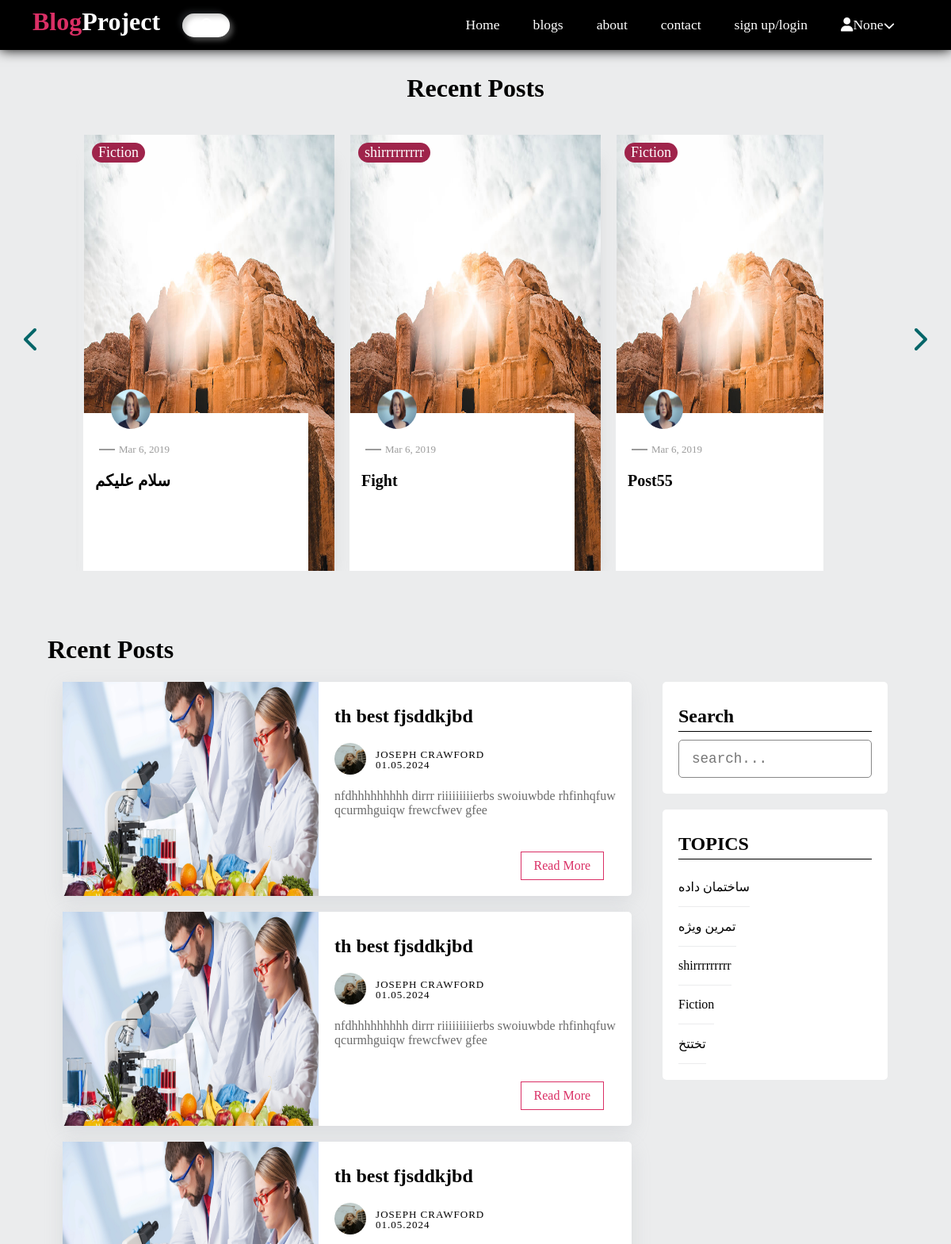
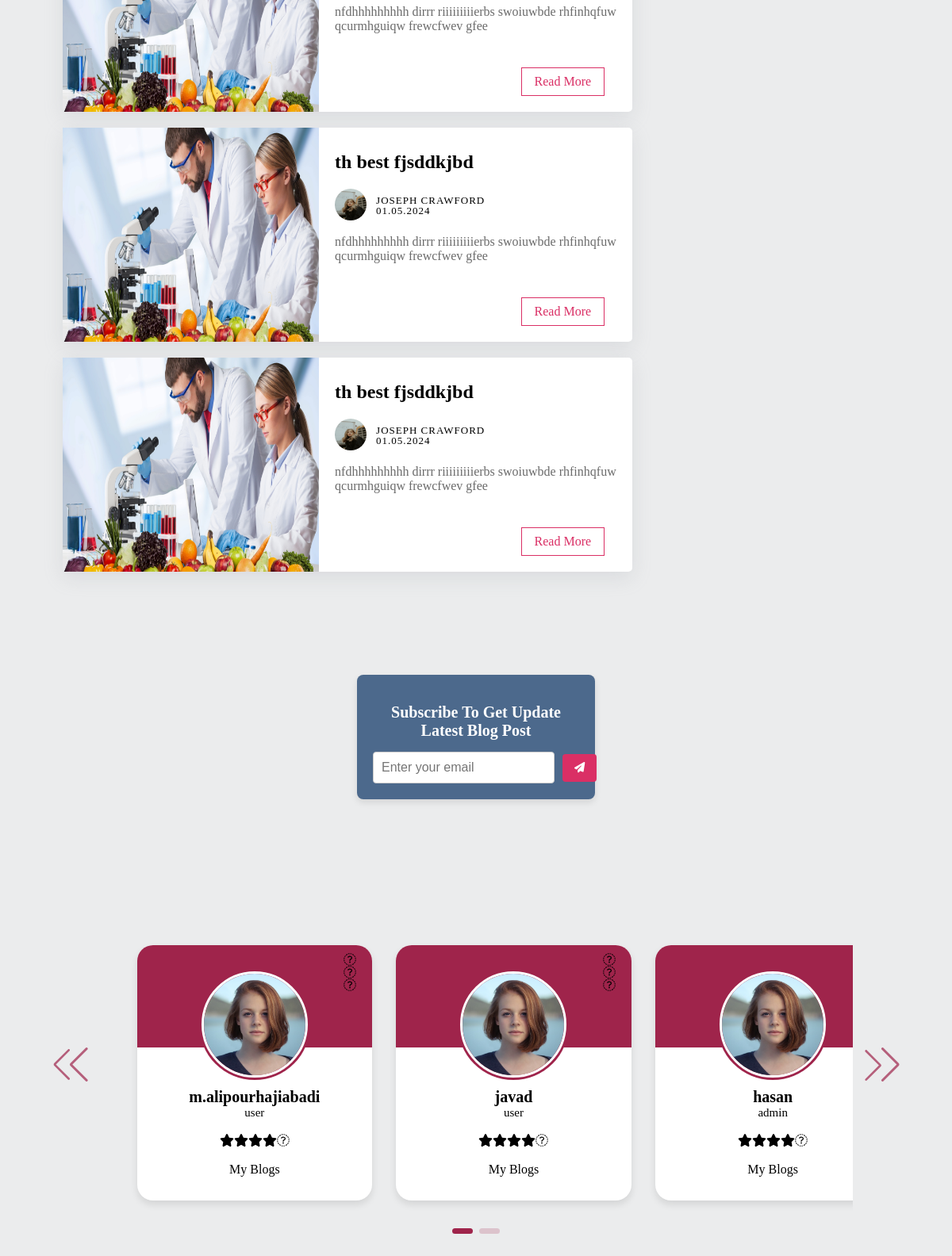
The page /home on the database its author committed (2 pictures, top to bottom).
### app.py (models this page shows, shortened)
class Post(db.Model):
    id = db.Column(db.Integer, primary_key=True)
    title = db.Column(db.String(100), nullable=False)
    body = db.Column(db.Text, nullable=False)
    topic_id = db.Column(db.Integer, db.ForeignKey('topic.id'), nullable=False)
    user_id = db.Column(db.Integer, db.ForeignKey('user.id'), nullable=False)
    published = db.Column(db.Boolean, default=False)

class Topic(db.Model):
    id = db.Column(db.Integer, primary_key=True)
    name = db.Column(db.String(100), unique=True, nullable=False)
    description = db.Column(db.Text, nullable=True)
    state = db.Column(db.String(20), default='active')
    posts = db.relationship('Post', backref='topic', lazy=True)

class User(db.Model):
    id = db.Column(db.Integer, primary_key=True)
    username = db.Column(db.String(100), unique=True, nullable=False)
    email = db.Column(db.String(100), unique=True, nullable=False)
    password = db.Column(db.String(200), nullable=False)
    role = db.Column(db.String(50), nullable=False)

### app.py (the view)
@app.route('/home')
def home():
    posts = Post.query.filter_by(published=True).limit(4).all()
    topics = Topic.query.all()
    users = User.query.all()
    return render_template('home.html', posts=posts, topics=topics, users=users)

### templates/home.html (shortened to what this page needs)
<!DOCTYPE html>
<html lang="en">
<head>
    <link rel="stylesheet" href="https://cdnjs.cloudflare.com/ajax/libs/font-awesome/4.7.0/css/font-awesome.min.css">
    <link rel="stylesheet" href="https://cdn.jsdelivr.net/npm/swiper@11/swiper-bundle.min.css"/>
    <link rel="stylesheet" type="text/css" href="https://cdnjs.cloudflare.com/ajax/libs/slick-carousel/1.8.1/slick.min.css"/>
    <link rel="stylesheet" type="text/css" href="https://cdnjs.cloudflare.com/ajax/libs/slick-carousel/1.8.1/slick-theme.min.css"/>
    <link rel="stylesheet" href="https://unpkg.com/swiper/swiper-bundle.min.css" />
    <link href="{{ url_for('static', filename='css/main.css') }}" rel="stylesheet">
</head>
<body>
  <header>
    <div class="logo">
      <h1 class="logo-text">
        <span>Blog</span>Project
      </h1>
    </div>
    <div class="search-container">
      <input type="text" name="search" placeholder="Search..." class="search-input">
      <a href="#" class="search-btn">
              <i class="fa fa-search"></i>
      </a>
    </div>
    <ul class="nav">
      <li><a href="{{ url_for('home') }}">Home</a></li>
      <li><a href="{{ url_for('blogs') }}">blogs</a></li>
      <li><a href="{{ url_for('about') }}">about</a></li>
      <li><a href="{{ url_for('contact') }}">contact</a></li>
      <li><a href="{{ url_for('login') }}">sign up/login</a></li>
      <li>
        <a href="" style="min-width: 160px;"><i class="fa fa-user"></i>{{ session.get('user_email') }}<i class="fa fa-chevron-down" style="font-size: .8em;"></i></a>
      </li>
    </ul>
</header>
  <div class="page wrapper">
    <div class="post-slider">
        <h1 class="slider-title">Recent Posts</h1>
        <i class="fas fa-chevron-left prev"></i>
        <i class="fas fa-chevron-right next"></i>
        <div class="post-wrapper">
          {% for post in posts %}
              <div class="post">
                  <div class="category">
                      <a href="{{ url_for('topic', topic=post.topic.name) }}">{{ post.topic.name }}</a>
                  </div>
                  <img src="{{ url_for('static', filename='images/post-2.jpg') }}" alt="" class="slider-image">
                  <div class="post-info">
                      <div class="post-author">
                          <img src="{{ url_for('static', filename='images/profile1.jpg') }}">
                      </div>
                      <ul class="post-meta">
                          <li class="sep"></li>
                          <li><a class="date">Mar 6, 2019</a></li>
                      </ul>
                      <h2>
                          <a href="{{ url_for('single') }}">{{ post.title }}</a>
                      </h2>
                  </div>
              </div>
          {% endfor %}
        </div>
    </div>
</div>
<div class="content clearfix">
  <div class="main-content">
    <h1 class="recent-posts-title">Rcent Posts</h1>
    <div class="post">
      <img src="{{ url_for('static', filename='images/Food-science-and-nutrition-vs-food-technology.jpg') }}" alt="" class="post-image">
      <div class="post-preview">
        <h2><a href="{{ url_for('single') }}">th best fjsddkjbd</a></h2>
        <ul class="author-info">
          <li>
              <a href="#">
                  <img src="{{ url_for('static', filename='images/profile2.jpg') }}" alt="thumb">
              </a>
          </li>
          <li>
              <a href="#">Joseph Crawford</a>
              <a href="#">01.05.2024</a>
          </li>
      </ul>
        <p class="preview-text">nfdhhhhhhhhh dirrr riiiiiiiiierbs swoiuwbde rhfinhqfuw qcurmhguiqw frewcfwev gfee</p>
        <a href="{{ url_for('single') }}" class="btn read-more">Read More</a>
      </div>
    </div>
    <div class="post">
      <img src="{{ url_for('static', filename='images/Food-science-and-nutrition-vs-food-technology.jpg') }}" alt="" class="post-image">
      <div class="post-preview">
        <h2><a href="{{ url_for('single') }}">th best fjsddkjbd</a></h2>
        <ul class="author-info">
          <li>
              <a href="#">
                  <img src="{{ url_for('static', filename='images/profile2.jpg') }}" alt="thumb">
              </a>
          </li>
          <li>
              <a href="#">Joseph Crawford</a>
              <a href="#">01.05.2024</a>
          </li>
      </ul>
        <p class="preview-text">nfdhhhhhhhhh dirrr riiiiiiiiierbs swoiuwbde rhfinhqfuw qcurmhguiqw frewcfwev gfee</p>
        <a href="{{ url_for('single') }}" class="btn read-more">Read More</a>
      </div>
    </div>
    <div class="post">
      <img src="{{ url_for('static', filename='images/Food-science-and-nutrition-vs-food-technology.jpg') }}" alt="" class="post-image">
      <div class="post-preview">
        <h2><a href="{{ url_for('single') }}">th best fjsddkjbd</a></h2>
        <ul class="author-info">
          <li>
              <a href="#">
                  <img src="{{ url_for('static', filename='images/profile2.jpg') }}" alt="thumb">
              </a>
          </li>
          <li>
              <a href="#">Joseph Crawford</a>
              <a href="#">01.05.2024</a>
          </li>
      </ul>
        <p class="preview-text">nfdhhhhhhhhh dirrr riiiiiiiiierbs swoiuwbde rhfinhqfuw qcurmhguiqw frewcfwev gfee</p>
        <a href="{{ url_for('single') }}" class="btn read-more">Read More</a>
      </div>
    </div>
    <div class="post">
      <img src="{{ url_for('static', filename='images/Food-science-and-nutrition-vs-food-technology.jpg') }}" alt="" class="post-image">
      <div class="post-preview">
        <h2><a href="{{ url_for('single') }}">th best fjsddkjbd</a></h2>
        <ul class="author-info">
          <li>
              <a href="#">
                  <img src="{{ url_for('static', filename='images/profile2.jpg') }}" alt="thumb">
              </a>
          </li>
          <li>
              <a href="#">Joseph Crawford</a>
              <a href="#">01.05.2024</a>
          </li>
      </ul>
        <p class="preview-text">nfdhhhhhhhhh dirrr riiiiiiiiierbs swoiuwbde rhfinhqfuw qcurmhguiqw frewcfwev gfee</p>
        <a href="{{ url_for('single') }}" class="btn read-more">Read More</a>
      </div>
    </div>
    <div class="post">
      <img src="{{ url_for('static', filename='images/Food-science-and-nutrition-vs-food-technology.jpg') }}" alt="" class="post-image">
      <div class="post-preview">
        <h2><a href="{{ url_for('single') }}">th best fjsddkjbd</a></h2>
        <ul class="author-info">
          <li>
              <a href="#">
                  <img src="{{ url_for('static', filename='images/profile2.jpg') }}" alt="thumb">
              </a>
          </li>
          <li>
              <a href="#">Joseph Crawford</a>
              <a href="#">01.05.2024</a>
          </li>
      </ul>
        <p class="preview-text">nfdhhhhhhhhh dirrr riiiiiiiiierbs swoiuwbde rhfinhqfuw qcurmhguiqw frewcfwev gfee</p>
        <a href="{{ url_for('single') }}" class="btn read-more">Read More</a>
      </div>
    </div>
  </div>
  <div class="sidebar">
    <div class="section search">
      <h2 class="section-title">Search</h2><form action="{{ url_for('home') }}"method="post">
        <input type="text" name="search-term" class="text-input" placeholder="search...">
      </form>
    </div>
    <div class="section topics">
      <h2 class="section-title">TOPICS</h2>
      <ul>
          {% for topic in topics %}
          <li><a href="{{ url_for('blogs3', topic_name=topic.name) }}">{{ topic.name }}</a></li>
          {% endfor %}
      </ul>
  </div>
  </div>
</div>
<div class="email-box">
  <h2 class="email-title">Subscribe To Get Update Latest Blog Post</h2>
  <div class="email-input-container">
      <input type="email" placeholder="Enter your email" class="email-input" required>
      <button class="send-btn">
          <i class="fa fa-paper-plane"></i>
      </button>
  </div>
</div>
<section class="users-slider">
  <div class="swiper mySwiper container">
      <div class="swiper-wrapper content">
          {% for user in users %}
          <div class="swiper-slide card">
              <div class="card-content">
                  <div class="image">
                      <img src="{{ url_for('static', filename='images/profile1.jpg') }}" alt="{{ user.username }}" />
                  </div>
                  <div class="media-icons">
                      <i class="fa fa-facebook"></i>
                      <i class="fa fa-linkedin"></i>
                      <i class="fa fa-instagram"></i>
                  </div>
                  <div class="name-profession">
                    <span class="name">
                        <a href="{{ url_for('blogs2', user_id=user.id) }}">{{ user.username }}</a>
                    </span>
                    <span class="profession">{{ user.role }}</span>
                  </div>
                  <div class="rating">
                      <i class="fa fa-star"></i>
                      <i class="fa fa-star"></i>
                      <i class="fa fa-star"></i>
                      <i class="fa fa-star"></i>
                      <i class="fa fa-star-o"></i>
                  </div>
                  <div class="button">
                    <a href="{{ url_for('blogs2', user_id=user.id) }}" class="aboutMe">My Blogs</a>
                  </div>
              </div>
          </div>
          {% endfor %}
      </div>
  </div>
  <div class="swiper-button-next"></div>
  <div class="swiper-button-prev"></div>
  <div class="swiper-pagination"></div>
</section>
</body>
</html>

### rows shown on the page
Post: topic.name "Fiction", title "سلام علیکم"
Post: topic.name "shirrrrrrrrr", title "Fight"
Post: topic.name "Fiction", title "Post55"
Topic: name "ساختمان داده"
Topic: name "تمرین ویژه"
Topic: name "shirrrrrrrrr"
Topic: name "Fiction"
Topic: name "تختتخ"
User: username "m.alipourhajiabadi", role "user"
User: username "javad", role "user"
User: username "hasan", role "admin"

### other values the page prints
{{ session.get('user_email') }} "None"
